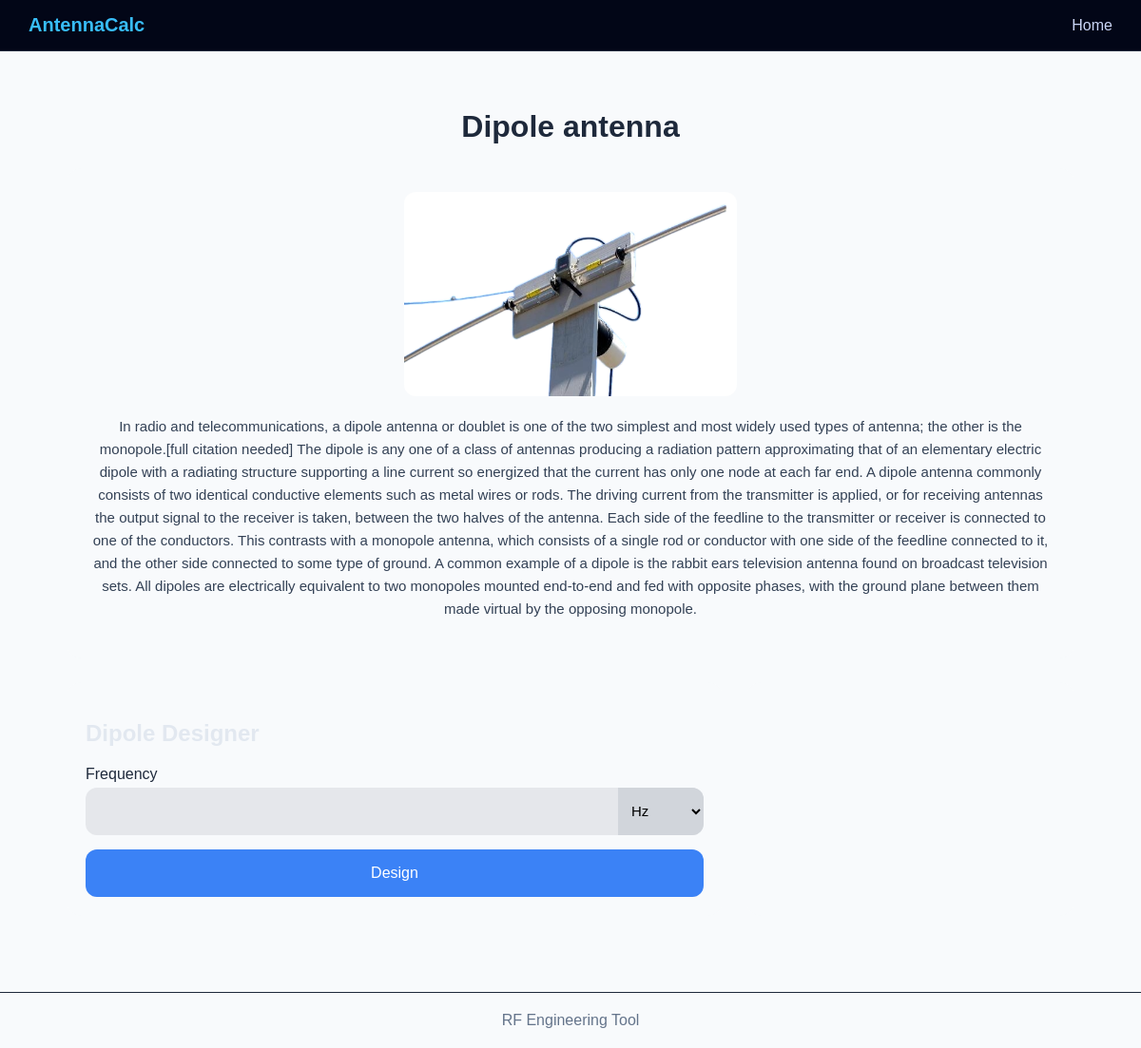
The page /antennacalc/2/ on the database its author committed.
### antennas/models.py (models this page shows, shortened)
class Antenna(models.Model):
    ANTENNA_TYPES = [
        ('yagi', "Yagi"),
        ('dipole', 'Dipole'),
        ('spiral', 'Spiral'),
    ]
    name = models.CharField(max_length=100)
    type = models.CharField(max_length=20, choices=ANTENNA_TYPES)
    detail = models.TextField()
    image = models.ImageField(upload_to='images/', null=True, blank=True)

### antennas/views.py (the view, shortened to what this page needs)
# urls.py: path('<int:id>/', views.antenna_detail, name='antenna_detail'),
def antenna_detail(request, id):
    antenna = get_object_or_404(Antenna, id=id)
    form = None
    if antenna.type == 'yagi':
        template = "antennas/yagi_detail.html"
        form = YagiCalculationForm(request.POST or None)
        result = None
        pattern_url = None
        shape_url = None
        if request.method == 'POST' and form.is_valid():
            elements = form.cleaned_data['elements']
            frequency = form.cleaned_data['frequency']
            unit = form.cleaned_data['unit']
            frequency_hz = convert_to_hz(frequency, unit)
            result = design_yagi(elements, frequency_hz)
            pattern_url = generate_yagi_pattern(elements, frequency_hz)
    elif antenna.type == "dipole":
        template = "antennas/dipole_detail.html"
        form = DipoleCalculationForm(request.POST or None)
        result = None
        pattern_url = None
        shape_url = None
        if request.method == "POST" and form.is_valid():
            frequency = form.cleaned_data["frequency"]
            unit = form.cleaned_data['unit']
            frequency_hz = convert_to_hz(frequency, unit)
            result = design_dipole(frequency_hz)
            pattern_url = generate_dipole_pattern()
    else:
        template = "antennas/detail.html"
    return render(
        request,
        template,
        {
            'antenna': antenna,
            'form': form,
            'result': result,
            'pattern_url': pattern_url,
            'shape_url': shape_url,
        }
    )

### calculations/forms.py
class DipoleCalculationForm(forms.Form):
    frequency = forms.FloatField(label="Frequency (Hz)")
    unit = forms.ChoiceField(choices=FREQUENCY_UNITS)

### antennas/templates/antennas/dipole_detail.html (shortened to what this page needs)
{% extends "antennas/base_detail.html" %}
{% block calculations %}
    <h2>Dipole Designer</h2>
    <form method="post">
        <label>Frequency</label>
        <div class="freq-input">
            {{ form.frequency }}
            {{ form.unit }}
        </div>
        <button type="submit">Design</button>
    </form>
{% endblock %}

### antennas/templates/antennas/base_detail.html (shortened to what this page needs)
{% extends "antennas/base.html" %}
{% block content %}
    <div class="container">
        <div class="header">
            <h1>{{ antenna.name }}</h1>
        </div>
        <div class="top-card">
            {% if antenna.image %}<img src="{{ antenna.image.url }}" alt="{{ antenna.name }}">{% endif %}
            <p>{{ antenna.detail }}</p>
        </div>
        <div class="bottom-grid">
            <div class="card">
                {% block calculations %}{% endblock %}
            </div>
            <div class="card pattern">
            </div>
        </div>
    </div>
{% endblock %}

### antennas/templates/antennas/base.html (style rules this page uses)
body { margin: 0; font-family: Arial, sans-serif; background: #f8fafc; color: #e2e8f0; }
h1 { color: #000000; }
.container { max-width: 1100px; margin: auto; padding: 30px; }

### antennas/templates/antennas/base_detail.html (style rules this page uses)
.container { max-width: 1100px; margin: auto; padding: 20px; }
.header { text-align: center; margin-bottom: 25px; }
.header h1 { font-size: 32px; font-weight: 600; color: #1e293b; }
.top-card { background: #f8fafc; padding: 25px; border-radius: 16px; margin-bottom: 25px; }
.top-card img { display: block; margin: 0 auto 20px; border-radius: 12px; max-width: 350px; }
.top-card p { font-size: 15px; color: #334155; line-height: 1.6; text-align: center; }
.bottom-grid { display: grid; grid-template-columns: 2fr 1fr; gap: 25px; }
.card { background: #f8fafc; padding: 20px; border-radius: 16px; }
form label { display: block; margin-top: 10px; margin-bottom: 5px; font-weight: 500; color: #1e293b; }
form input, form select { height: 50px; font-size: 15px; border: none; outline: none; box-sizing: border-box; }
form input { width: 100%; padding: 0 12px; border-radius: 12px; background: #e5e7eb; }
.freq-input { display: flex; width: 100%; height: 50px; border-radius: 12px; overflow: hidden; background: #e5e7eb; }
.freq-input input { flex: 1; padding: 0 12px; border: none; background: transparent; height: 100%; }
.freq-input select { width: 90px; padding: 0 10px; border: none; background: #d1d5db; cursor: pointer; height: 100%; }
form button { margin-top: 15px; width: 100%; height: 50px; border-radius: 12px; border: none; background: #3b82f6; color: white; font-size: 16px; cursor: pointer; }

### rows shown on the page
Antenna: name "Dipole antenna", image (picture), detail "In radio and telecommunications, a dipole antenna or doublet is one of the two simplest and most widely used types of antenna; the other is the monopole.[full citation needed] The dipole is any one of a class of antennas producing a radiation pattern approximating that of an elementary electric dipole with a radiating structure supporting a line current so energized that the current has only one node at each far end. A dipole antenna commonly consists of two identical conductive elements such as metal wires or rods. The driving current from the transmitter is applied, or for receiving antennas the output signal to the receiver is taken, between the two halves of the antenna. Each side of…"
